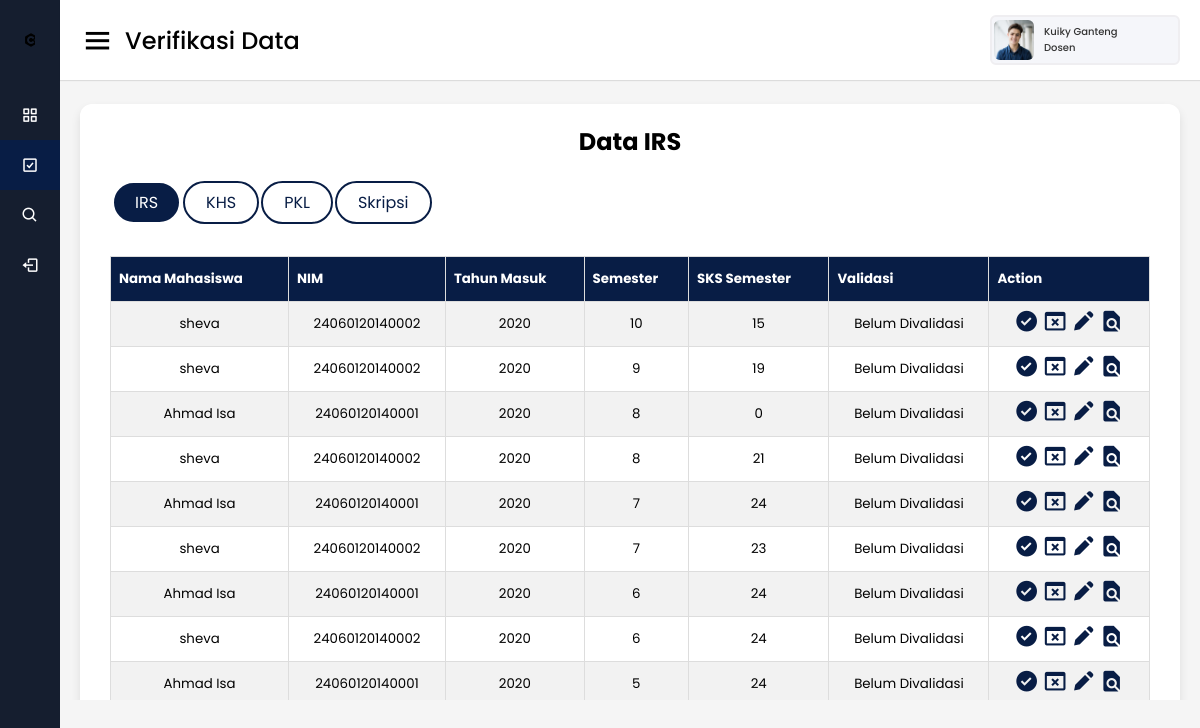
Screenshot of /Dosen/ver_irs_dosen.php?nip=192783864 (signed in) with the database file from the repository.
### tables this page shows
CREATE TABLE `dosen` (
  `NIP` varchar(100) NOT NULL,
  `nama_dosen` varchar(100) NOT NULL,
  `email_undip` varchar(100) NOT NULL,
  `email_pribadi` varchar(100) NOT NULL,
  `alamat` varchar(100) NOT NULL,
  `no_telp` varchar(100) NOT NULL,
  `username` varchar(100) NOT NULL,
  `foto` varchar(255) DEFAULT NULL
);

CREATE TABLE `irs` (
  `NIM` varchar(100) NOT NULL,
  `smt` int(11) NOT NULL,
  `jml_sks` int(11) NOT NULL,
  `file_irs` varchar(255) DEFAULT NULL,
  `status` varchar(100) NOT NULL DEFAULT '-',
  `validasi` varchar(100) NOT NULL DEFAULT 'Belum Divalidasi'
);

CREATE TABLE `mahasiswa` (
  `NIM` varchar(100) NOT NULL,
  `nama_mhs` varchar(100) NOT NULL,
  `email` varchar(100) NOT NULL,
  `alamat` varchar(100) NOT NULL,
  `no_telp` varchar(100) NOT NULL,
  `angkatan` varchar(100) NOT NULL,
  `status` varchar(100) NOT NULL,
  `foto` varchar(100) NOT NULL,
  `jalur_masuk` varchar(100) NOT NULL,
  `kode_kota_kab` int(100) NOT NULL,
  `username` varchar(100) NOT NULL,
  `NIP_doswal` varchar(100) DEFAULT NULL,
  `NIP_dospem_pkl` varchar(100) DEFAULT NULL,
  `NIP_dospem_skripsi` varchar(100) DEFAULT NULL
);

### Dosen/header.php (called while the page is built, shortened)
<?php
$NIP = $_GET['nip'];
?>

### Dosen/ver_irs_dosen.php (the view, shortened to what this page needs)
<!DOCTYPE html>
<html lang="en" dir="ltr">
<head>
  <link rel="stylesheet" href="style.css">
  <link href='https://unpkg.com/boxicons@2.0.7/css/boxicons.min.css' rel='stylesheet'>
</head>
<body>
  <?php
  include('header.php');
  ?>
  <div class="sidebar">
    <div class="logo-details">
      <img class="bx bxl-c-plus-plus logoundip" src="images/u.png" alt="">
      <span class="logo_name">UNIVERSITAS DIPONEGORO</span>
    </div>
    <ul class="nav-links">
      <li>
        <?php
          echo '<a href="profil_dosen.php?nip='.$NIP.'">';
          echo '<i class="bx bx-grid-alt"></i>';
          echo '<span class="links_name">Profil</span>';
          echo '</a>';
        ?>
      </li>
      <li>
        <?php
          echo '<a href="ver_irs_dosen.php?nip='.$NIP.'" class="active">';
          echo "<i class='bx bx-check-square'></i>";
          echo '<span class="links_name">Verifikasi Data</span>';
          echo "</a>";
        ?>
      </li>
      <li>
        <?php
          echo '<a href="cari_progres.php?nip='.$NIP.'">';
          echo "<i class='bx bx-search'></i>";
          echo '<span class="links_name">Cari Progress</span>';
          echo '</a>';
        ?>
      </li>
      <li>
        <a href="../Login/logout.php">
          <i class='bx bx-log-out'></i>
          <span class="links_name">Logout</span>
        </a>
      </li>
    </ul>
  </div>
  <section class="home-section">
    <nav>
      <div class="sidebar-button">
        <i class='bx bx-menu sidebarBtn'></i>
        <span class="dashboard">Verifikasi Data</span>
      </div>
      <?php
      $query = " SELECT * FROM dosen WHERE nip = $NIP";
      $result = $koneksi->query( $query );
      $row = $result->fetch_object();
      ?>
      <div class="profile-details">
        <img src="images/<?= $row->foto ?>" alt="">
        <span class="admin_name"><?php echo $row->nama_dosen ?><br>Dosen</span>
      </div>
    </nav>
    <div class="home-content" style="overflow: auto; height: 700px;">
      <div class="sales-boxes">
        <div class="recent-sales box" style="padding-bottom: 100px; ">
          <div class="title" style="text-align: center; "><strong>Data IRS</strong></div>
          <div>
            <table style="margin-top: 20px;">
              <tr>
                <td>
                  <a href="ver_irs_dosen.php?nip=<?php echo $NIP; ?>" class="save-btn1-active " >IRS</a>
                </td>
                <td>
                  <a href="ver_khs_dosen.php?nip=<?php echo $NIP; ?>" class="save-btn1" >KHS</a>
                </td>
                <td>
                  <a href="ver_pkl_dosen.php?nip=<?php echo $NIP; ?>" class="save-btn1" >PKL</a>
                </td>
                <td>
                  <a href="ver_skripsi_dosen.php?nip=<?php echo $NIP; ?>" class="save-btn1" >Skripsi</a>
                </td>
              </tr>
            </table>
          </div>
          <div>
            <table class="customers">
              <tr>
                <th>Nama Mahasiswa</th>
                <th>NIM</th>
                <th>Tahun Masuk</th>
                <th>Semester</th>
                <th>SKS Semester</th>
                <th>Validasi</th>
                <th>Action</th>
              </tr>
              <?php
              $query = "SELECT nama_mhs, irs.NIM AS nim, angkatan, smt, jml_sks, irs.status AS status, validasi FROM mahasiswa, irs WHERE mahasiswa.NIM = irs.NIM AND NIP_doswal = '$NIP' ORDER BY validasi, smt DESC";
              $result = $koneksi->query( $query );
                while ($row = $result->fetch_object()){ ?>
                  <tr>
                    <td><?php echo $row->nama_mhs ?></td>
                    <td><?php echo $row->nim ?></td>
                    <td><?php echo $row->angkatan ?></td>
                    <td><?php echo $row->smt ?></td>
                    <td><?php echo $row->jml_sks ?></td>
                    <td><?php echo $row->validasi ?></td>
                    <td>
                    <a href="update_data.php?val=<?php echo 'check_irs'; ?>&nip=<?php echo $NIP; ?>&nim=<?php echo $row->nim; ?>&smt=<?php echo $row->smt;?>" style="color: #081D45; border:none;"><i class='bx bxs-check-circle bx-sm'></i></a>
                    <a href="update_data.php?val=<?php echo 'uncheck_irs'; ?>&nip=<?php echo $NIP; ?>&nim=<?php echo $row->nim; ?>&smt=<?php echo $row->smt;?>" style="color: #081D45; border:none;"><i class='bx bx-window-close bx-sm'></i></a>
                    <a href="ver_irs_edit.php?nip=<?php echo $NIP; ?>&nim=<?php echo $row->nim; ?>&smt=<?php echo $row->smt;?>"  style="color: #081D45;"><i class='bx bxs-pencil bx-sm'></i></a>
                    <a href="view_doc.php?val=<?php echo 'irs' ?>&nip=<?php echo $NIP ?>&nim=<?php echo $row->nim;?>&smt=<?php echo $row->smt;?>" style="color: #081D45;"><i class='bx bxs-file-find bx-sm' ></i></a>
                    </td>
                  </tr>
              <?php
                }
              ?>
            </table>
          </div>
        </div>
      </div>
    </div>
  </section>
</body>
</html>

### Dosen/style.css (style rules this page uses)
* { margin: 0; padding: 0; box-sizing: border-box; font-family: 'Poppins', sans-serif; }
.sidebar { position: fixed; height: 100%; width: 240px; background: #0A2558; transition: all 0.5s ease; }
.sidebar .logo-details { height: 80px; display: flex; align-items: center; }
.sidebar .logo-details .logo_name { color: #fff; font-size: 15px; font-weight: 500; }
.sidebar .nav-links { margin-top: 10px; }
.sidebar .nav-links li { position: relative; list-style: none; height: 50px; }
.sidebar .nav-links li a { height: 100%; width: 100%; display: flex; align-items: center; text-decoration: none; transition: all 0.4s ease; }
.sidebar .nav-links li a.active { background: #081D45; }
.sidebar .nav-links li i { min-width: 60px; text-align: center; font-size: 18px; color: #fff; }
.sidebar .nav-links li a .links_name { color: #fff; font-size: 15px; font-weight: 400; white-space: nowrap; }
.home-section { position: relative; background: #f5f5f5; min-height: 100vh; width: calc(100% - 240px); left: 240px; transition: all 0.5s ease; }
.home-section nav { display: flex; justify-content: space-between; height: 80px; background: #fff; display: flex; align-items: center; position: fixed; width: calc(100% - 240px); left: 240px; z-index: 100; padding: 0 20px; box-shadow: 0 1px 1px rgba(0, 0, 0, 0.1); transition: all 0.5s ease; }
.home-section nav .sidebar-button { display: flex; align-items: center; font-size: 24px; font-weight: 500; }
nav .sidebar-button i { font-size: 35px; margin-right: 10px; }
.home-section nav .profile-details { display: flex; align-items: center; background: #F5F6FA; border: 2px solid #EFEEF1; border-radius: 6px; height: 50px; min-width: 190px; padding: 0 15px 0 2px; }
nav .profile-details img { height: 40px; width: 40px; border-radius: 6px; object-fit: cover; }
nav .profile-details .admin_name { font-size: 10px; font-weight: 500; color: #333; margin: 0 10px; white-space: nowrap; }
.home-section .home-content { position: relative; padding-top: 104px; }
.home-content .sales-boxes { display: flex; justify-content: space-between; }
.home-content .sales-boxes .recent-sales { width: 100%; background: #fff; padding: 20px 30px; margin: 0 20px; border-radius: 12px; box-shadow: 0 5px 10px rgba(0, 0, 0, 0.1); }
.sales-boxes .box .title { font-size: 24px; font-weight: 500; }
@media (max-width: 1240px) { .sidebar { width: 60px; } }
@media (max-width: 1240px) { .home-section { width: calc(100% - 60px); left: 60px; } }
@media (max-width: 1240px) { .home-section nav { width: calc(100% - 60px); left: 60px; } }
* { box-sizing: border-box; }
:root { --app-bg: #101827; --sidebar: rgba(21, 30, 47,1); --sidebar-main-color: #fff; --table-border: #1a2131; --table-header: #1a2131; --app-content-main-color: #fff; --sidebar-link: #fff; --sidebar-active-link: #1d283c; --sidebar-hover-link: #1a2539; --action-color: #2869ff; --action-color-hover: #6291fd; --app-content-secondary-color: #1d283c; --filter-reset: #2c394f; --filter-shadow: rgba(16, 24, 39, 0.8) 0px 6px 12px -2px, rgba(0, 0, 0, 0.3) 0px 3px 7px -3px; }
body, html { margin: 0; padding: 0; height: 100%; width: 100%; }
body { overflow: hidden; font-family: "Poppins", sans-serif; background-color: var(--app-bg); -webkit-font-smoothing: antialiased; -moz-osx-font-smoothing: grayscale; }
.sidebar { flex-basis: 200px; max-width: 200px; flex-shrink: 0; background-color: var(--sidebar); display: flex; flex-direction: column; }
.logoundip { width: 20%; margin-right: 30px; margin-left: 23px; }
.customers { margin-top: 30px; font-family: Arial, Helvetica, sans-serif; border-collapse: collapse; width: 100%; font-size: smaller; }
.customers td, .customers th { border: 1px solid #ddd; padding: 8px; text-align: center; padding-top: -10px; }
.customers tr:nth-child(even) { background-color: #f2f2f2; }
.customers th { padding-top: 12px; padding-bottom: 12px; text-align: left; background-color: #081D45; color: white; }
.save-btn1 { background-color: white; border: none; color: #081D45; padding: 7px 21px; text-align: center; text-decoration: none; display: inline-block; border: 2px solid #081D45; border-radius: 35px; transition-duration: 0.5s; }
.save-btn1-active { background-color: #081D45; border: none; color: white; padding: 7px 21px; text-align: center; text-decoration: none; display: inline-block; border: 2px solid white; border-radius: 35px; transition-duration: 0.5s; }

### rows the page displays
dosen: foto (picture), nama_dosen "Kuiky Ganteng"
irs: NIM.nama_mhs "sheva", NIM "24060120140002", NIM.angkatan "2020", smt "10", jml_sks "15", validasi "Belum Divalidasi"
irs: NIM.nama_mhs "sheva", NIM "24060120140002", NIM.angkatan "2020", smt "9", jml_sks "19", validasi "Belum Divalidasi"
irs: NIM.nama_mhs "Ahmad Isa", NIM "24060120140001", NIM.angkatan "2020", smt "8", jml_sks "0", validasi "Belum Divalidasi"
irs: NIM.nama_mhs "sheva", NIM "24060120140002", NIM.angkatan "2020", smt "8", jml_sks "21", validasi "Belum Divalidasi"
irs: NIM.nama_mhs "Ahmad Isa", NIM "24060120140001", NIM.angkatan "2020", smt "7", jml_sks "24", validasi "Belum Divalidasi"
irs: NIM.nama_mhs "sheva", NIM "24060120140002", NIM.angkatan "2020", smt "7", jml_sks "23", validasi "Belum Divalidasi"
irs: NIM.nama_mhs "Ahmad Isa", NIM "24060120140001", NIM.angkatan "2020", smt "6", jml_sks "24", validasi "Belum Divalidasi"
irs: NIM.nama_mhs "sheva", NIM "24060120140002", NIM.angkatan "2020", smt "6", jml_sks "24", validasi "Belum Divalidasi"
irs: NIM.nama_mhs "Ahmad Isa", NIM "24060120140001", NIM.angkatan "2020", smt "5", jml_sks "24", validasi "Belum Divalidasi"
